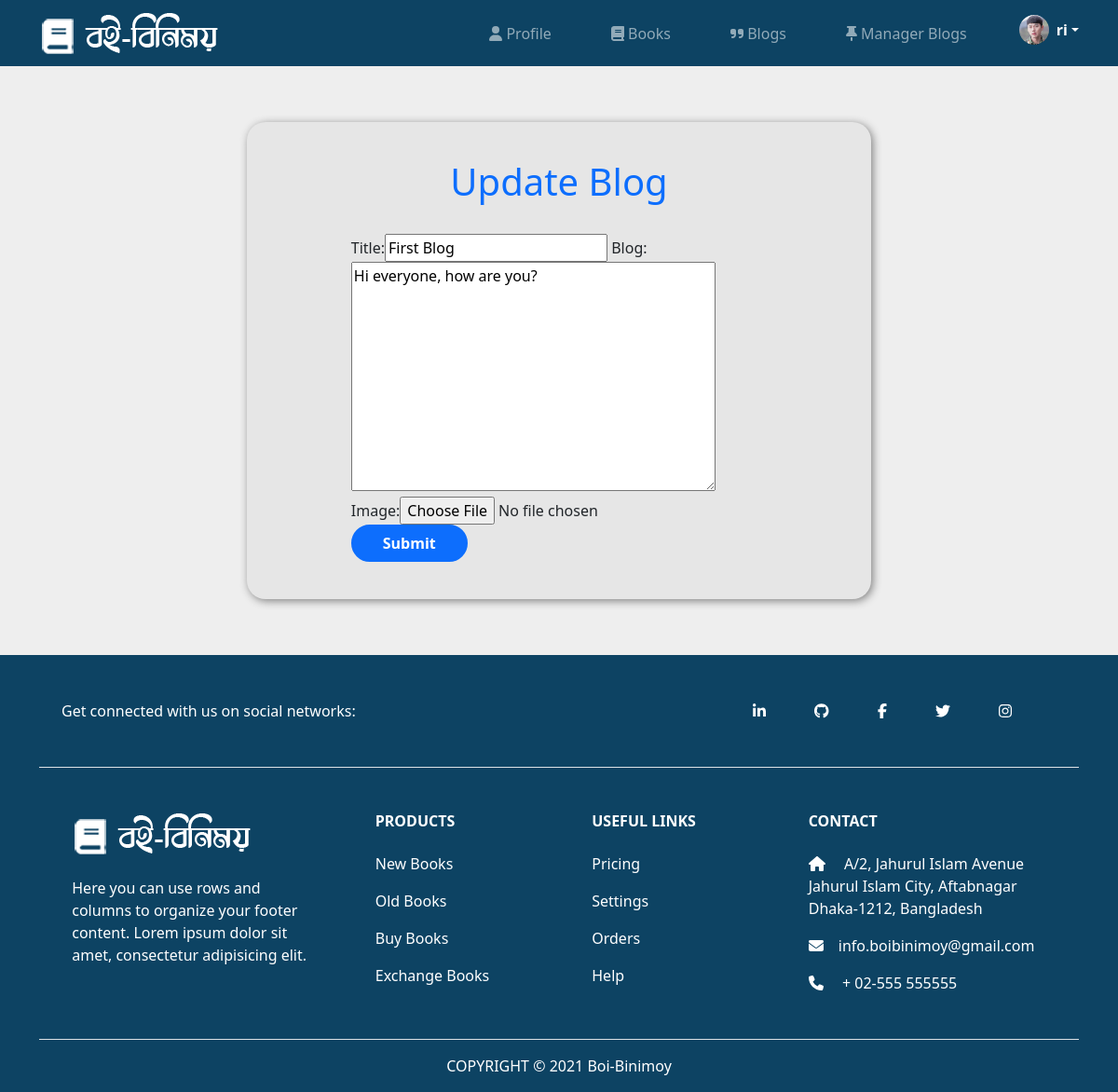
/blogs/update-blog/1/ (signed in), run on an earlier commit of the app's database.
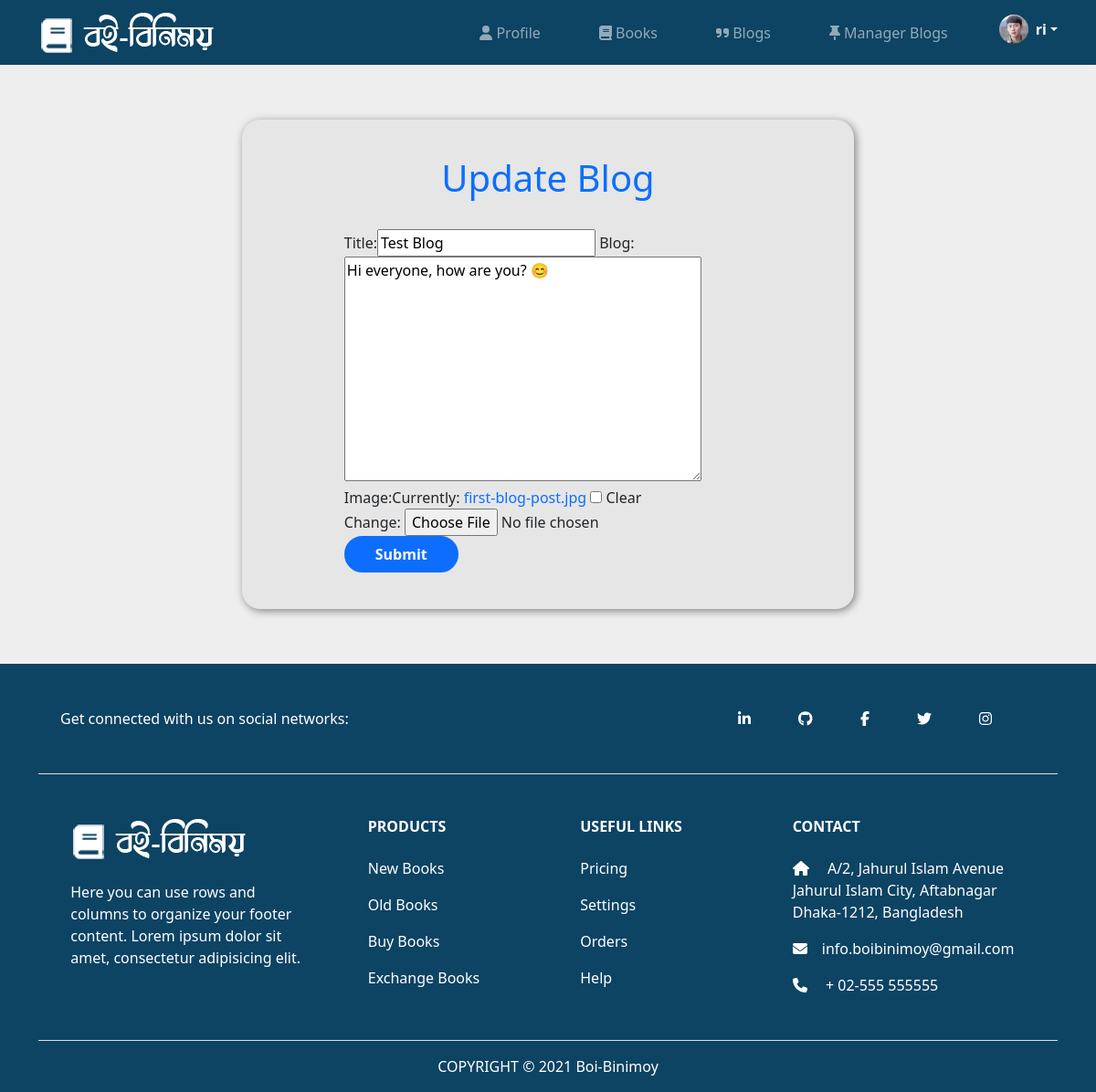
And on a later commit of the database.
### blogs/models.py (models this page shows, shortened)
class Blog(models.Model):
    creator = models.ForeignKey(User, null=True, blank=True, on_delete=models.CASCADE)
    title = models.CharField(max_length=255)
    blog = models.TextField(null = True, blank=True)
    image = models.ImageField(null=True, blank=True)
    review = models.CharField(max_length=50, default="True", null = True, blank=True)
    slug = models.CharField(max_length=255, null=True, blank=True)
    created = models.DateTimeField(auto_now_add=True)
    updated = models.DateTimeField(auto_now=True)

### users/decorators.py (the view)
        def wrapper_func(request, *args, **kwargs):
            group = None
            if request.user.groups.exists():
                group = request.user.groups.all()[0].name
            if group in allowed_roles:
                return view_func(request, *args, **kwargs)
            else:
                return render(request,'users/unauthorized_page.html')

### blogs/forms.py
class BlogForm(forms.ModelForm):
    class Meta:
        model = Blog
        fields = '__all__'
        exclude = ['creator','review','slug']

### blogs/views.py (called while the page is built, shortened)
@login_required(login_url='login')
@allowed_users(allowed_roles=['manager','customer'])
def update_blog(request,pk):
    user = User.objects.get(username=request.user)
    manager=customer=0
    if user.groups.all()[0].name == 'manager':
        manager = Manager.objects.get(username=request.user)
    elif user.groups.all()[0].name == 'customer':
        customer = Customer.objects.get(username=request.user)
    task = "Update"
    blog = Blog.objects.get(id=pk)
    form = BlogForm(instance=blog)
    context = {
        'task': task,
        'form': form,
        'manager':manager,
        'customer':customer,
    }
    return render(request, 'blogs/create_blog_post.html', context)

### users/models.py (called while the page is built)
    @property
    def customerImageURL(self):
        try:
            img = self.profile_pic.url
        except:
            img = ''
        return img

### templates/blogs/create_blog_post.html (shortened to what this page needs)
{% extends "users/main.html" %}
{% load static %}
{% load widget_tweaks %}
{% load bootstrap %}
{% block content %}
<div class="container">
    <div class="form-div">
        <h1 class="text-center text-blue">{{task}} Blog</h1><br>
        <form method="POST" action="" enctype="multipart/form-data">
            {{ form|bootstrap }}
            <input class="btn btn--sub btn--lg  my-md btn-blue" type="submit" value="Submit" />
        </form>
    </div>
</div>
{% endblock %}

What changed in the data, as far as the page shows it:
changed Blog: title "First Blog" → "Test Blog"; blog "Hi everyone, how are you?" → "Hi everyone, how are you? 😊"
Also different on the page:
form field form: (not shown) → "☐"
text no longer shown: "Title: Blog: Image:"
text now shown: "Title: Blog: Image: Currently: first-blog-post.jpg Clear Change:"
